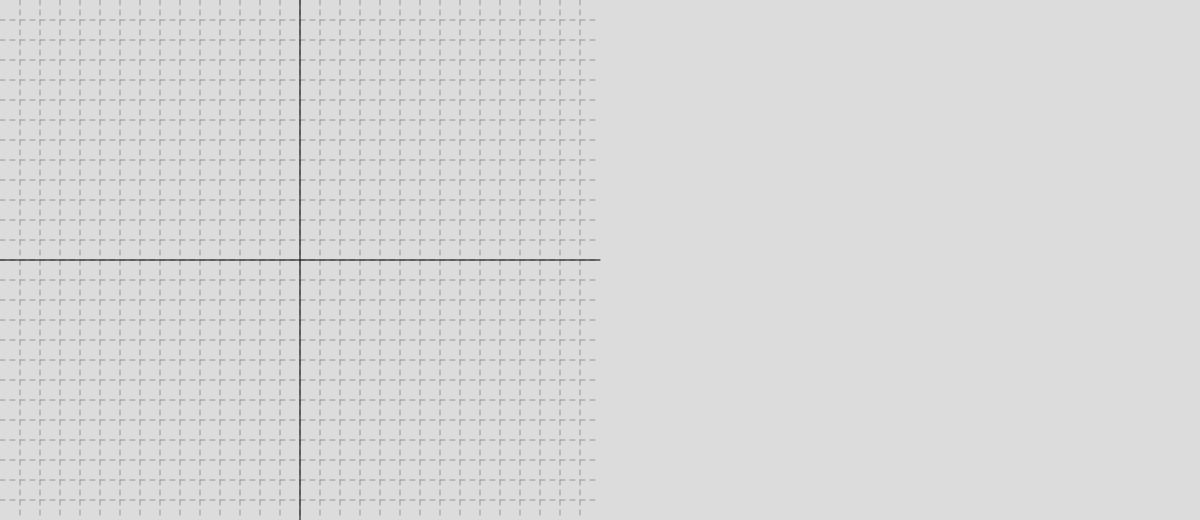
Frame 1 (no input)
Frame 60 (no input): identical to frame 1, image omitted
Frame 120 (the mouse pressed at the canvas centre since frame 60): identical to frame 1, image omitted

The p5.js sketch that drew this single still picture (run headless with seeded random() and noise() and a simulated clock; from frame 60 on, the mouse is pressed at the canvas centre):

// p5.js sketch
// ── sketch.js
let particles = [];
let vels;
let accs;
let TIME = 0;
let Npos = 20;

let XTselect;
let YTselect;
let VXTselect;
let VYTselect;
let AXTselect;
let AYTselect;
let CIRCselect;

let SHOWXT;
let SHOWYT;
let SHOWVXT;
let SHOWVYT;
let SHOWAXT;
let SHOWAYT;
let SHOWCIRC;

let CLEAR;

let SP;

function setup() {
  createCanvas(1200, 520);
  textSize(18);

  XTselect = createCheckbox("Show x-t");
  XTselect.style("font-family", "monospace");
  XTselect.style("font-weight", "bold");
  
  YTselect = createCheckbox("Show y-t");
  YTselect.style("font-family", "monospace");
  YTselect.style("font-weight", "bold");
  
  VXTselect = createCheckbox("Show vx-t");
  VXTselect.style("font-family", "monospace");
  VXTselect.style("font-weight", "bold");
  
  VYTselect = createCheckbox("Show vy-t");
  VYTselect.style("font-family", "monospace");
  VYTselect.style("font-weight", "bold");
  
  AXTselect = createCheckbox("Show ax-t");
  AXTselect.style("font-family", "monospace");
  AXTselect.style("font-weight", "bold");
  
  AYTselect = createCheckbox("Show ay-t");
  AYTselect.style("font-family", "monospace");
  AYTselect.style("font-weight", "bold");
  
  CIRCselect = createCheckbox("Show Circular Motion");
  CIRCselect.style("font-family", "monospace");
  CIRCselect.style("font-weight", "bold");
  
  CLEAR = createButton('CLEAR POINTS');
  CLEAR.style("font-family", "monospace");
  CLEAR.style("font-weight", "bold");
  CLEAR.mousePressed(EMPTY);
}

function draw() {
  background(220);

  SHOWXT = XTselect.checked();
  SHOWYT = YTselect.checked();
  SHOWVXT = VXTselect.checked();
  SHOWVYT = VYTselect.checked();
  SHOWAXT = AXTselect.checked();
  SHOWAYT = AYTselect.checked();
  SHOWCIRC = CIRCselect.checked();

  push();
  stroke(150);
  setLineDash([5, 5]);
  for (let i = Npos; i < 600; i += Npos) {
    line(i, 0, i, height);
  }
  for (let i = Npos; i < height; i += Npos) {
    line(0, i, 600, i);
  }
  pop();

  line(300, 0, 300, 600);
  line(0, height/2, 600, height/2);
  
  if (SHOWCIRC){
    TIME = 0
    particles = [];
    for (let i=0; i<20; i++){
      let px = 200*cos(2*PI*i/20)+300;
      let py = -200*sin(2*PI*i/20)+height/2;
      let p = new particle(px,py,TIME);
      append(particles,p);
      TIME+=1;
    }
  }

  vels = [];
  for (let i = 0; i < particles.length - 1; i++) {
    vx =
      (particles[i + 1].x - particles[i].x) /
      (particles[i + 1].t - particles[i].t);
    vy =
      (particles[i + 1].y - particles[i].y) /
      (particles[i + 1].t - particles[i].t);
    let v = new vector(vx, vy, particles[i].t);
    v.show(particles[i], 1, 0);
    append(vels, v);
  }

  accs = [];
  for (let i = 0; i < vels.length - 1; i++) {
    ax = (vels[i + 1].v.x - vels[i].v.x) / (vels[i + 1].t - vels[i].t);
    ay = (vels[i + 1].v.y - vels[i].v.y) / (vels[i + 1].t - vels[i].t);
    let a = new vector(ax, ay, particles[i].t);
    if (SHOWCIRC){
      a.show(particles[i+1],3,0);
    }
    append(accs, a);
  }
  


  for (let i = 0; i < particles.length; i++) {
    particles[i].show();
  }

  s = max([particles.length, 15]);
  SP = 250 / s;

  if (SHOWXT) {
    showXT();
  }
  if (SHOWYT) {
    showYT();
  }
  if (SHOWVXT) {
    showVXT();
  }
  if (SHOWVYT) {
    showVYT();
  }
  if (SHOWAXT) {
    showAXT();
  }
  if (SHOWAYT) {
    showAYT();
  }
}

function setLineDash(list) {
  drawingContext.setLineDash(list);
}

function EMPTY(){
  particles = [];
  TIME = 0;
}

function mouseClicked() {
  let px = round(mouseX / 10) * 10;
  let py = round(mouseY / 10) * 10;
  if (px > 600) {
    return;
  }
  if (py > (height-20)) {
    return;
  }
  if (SHOWCIRC){
    return;
  }
  let np = new particle(px, py, TIME);
  append(particles, np);
  TIME += 1;
}

function showXT() {
  push();
  strokeWeight(2);
  line(650, 5, 650, 145);
  line(625, 75, 900, 75)
  pop();

  push();
  translate(610, 75);
  rotate(-PI / 2);
  textAlign(CENTER, CENTER);
  text("x (m)", 0, 0);
  pop();

  push();
  fill(0);
  translate(650, 75);
  for (let i = 0; i < particles.length; i++) {
    let px = (particles[i].x - 300) / 5;
    let pt = particles[i].t * SP;
    circle(pt, -px, 10);
  }
  pop();
}

function showYT() {
  push();
  strokeWeight(2);
  line(950, 5, 950, 145);
  line(925, 75, 1200, 75);
  pop();

  push();
  translate(910, 75);
  rotate(-PI / 2);
  textAlign(CENTER, CENTER);
  text("y (m)", 0, 0);
  pop();

  push();
  fill(0);
  translate(950, 75);
  for (let i = 0; i < particles.length; i++) {
    let py = (particles[i].y - height/2) / 5;
    let pt = particles[i].t * SP;
    circle(pt, py, 10);
  }
  pop();
}

function showVXT() {
  push();
  strokeWeight(2);
  line(650, 155, 650, 295);
  line(625, 225, 900, 225);
  pop();

  push();
  translate(610, 225);
  rotate(-PI / 2);
  textAlign(CENTER, CENTER);
  text("vₓ (m/s)", 0, 0);
  pop();

  push();
  fill(0);
  translate(650, 225);
  for (let i = 0; i < vels.length; i++) {
    let px = vels[i].v.x / 2;
    let py = vels[i].v.y / 2;
    let pt = vels[i].t * SP;
    circle(pt, -px, 10);
  }
  pop();
}

function showVYT() {
  push();
  strokeWeight(2);
  line(950, 155, 950, 295);
  line(925, 225, 1200, 225);
  pop();

  push();
  translate(910, 225);
  rotate(-PI / 2);
  textAlign(CENTER, CENTER);
  text("vᵧ (m/s)", 0, 0);
  pop();

  push();
  fill(0);
  translate(950, 225);
  for (let i = 0; i < vels.length; i++) {
    let px = vels[i].v.x / 2;
    let py = vels[i].v.y / 2;
    let pt = vels[i].t * SP;
    circle(pt, py, 10);
  }
  pop();
}

function showAXT() {
  push();
  strokeWeight(2);
  line(650, 305, 650, 445);
  line(625, 375, 900, 375);
  pop();

  push();
  translate(610, 375);
  rotate(-PI / 2);
  textAlign(CENTER, CENTER);
  text("aₓ (m/s²)", 0, 0);
  pop();

  push();
  fill(0);
  translate(650, 375);
  for (let i = 0; i < accs.length; i++) {
    let px = accs[i].v.x / 2;
    let py = accs[i].v.y / 2;
    let pt = accs[i].t * SP;
    circle(pt, -px, 10);
  }
  pop();
}

function showAYT() {
  push();
  strokeWeight(2);
  line(950, 305, 950, 445);
  line(925, 375, 1200, 375);
  pop();

  push();
  translate(910, 375);
  rotate(-PI / 2);
  textAlign(CENTER, CENTER);
  text("aᵧ (m/s²)", 0, 0);
  pop();

  push();
  fill(0);
  translate(950, 375);
  for (let i = 0; i < accs.length; i++) {
    let px = accs[i].v.x;
    let py = accs[i].v.y;
    let pt = accs[i].t * SP;
    circle(pt, py, 10);
  }
  pop();
}

// ── particle.js
class particle {
  constructor (x, y, t){
    this.x = x;
    this.y = y;
    this.t = t;
  }
  
  show(){
    push();
    stroke(0);
    fill(0);
    textAlign(CENTER, CENTER);
    text(this.t, this.x,this.y-10)
    circle(this.x, this.y, 10);
    pop();
  }
  
}

// ── vector.js
class vector{
  constructor(dx, dy, t){
    this.v = createVector(dx, dy);
    this.vmag = this.v.mag();
    this.theta = this.v.heading();
    this.t = t;
  }
  
  show(particle,f,yoff){
    if (this.vmag<25){
      return
    }
    push();
    fill(0);
    translate(particle.x,particle.y);
    rotate(this.theta);
    line(0,yoff,this.vmag*f-25,yoff);
    translate(this.vmag*f-25,yoff);
    triangle(0,5,8,0,0,-5);
    pop();
  }
  
}
